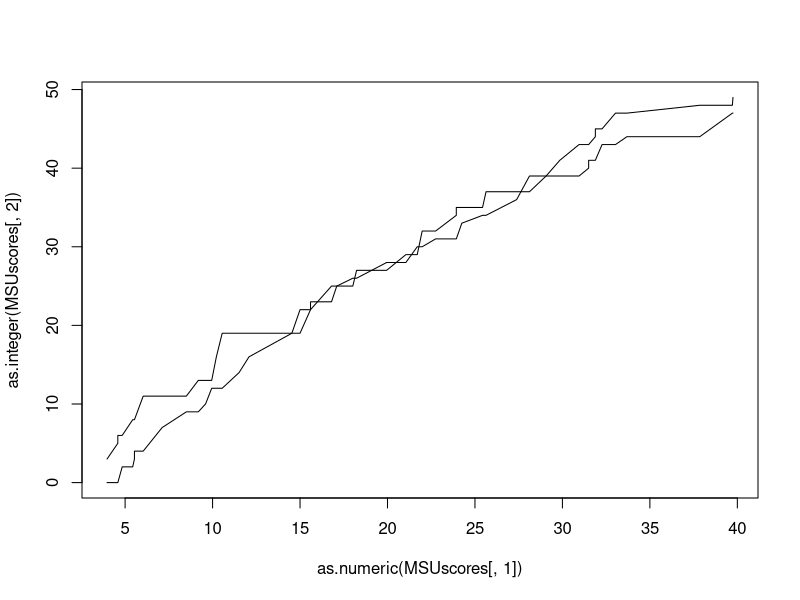

The R script that drew this image: (Note: this script raises an error after producing the figure.)
#create a cumulative score graph for UW and MSU from UWvMSU_1-22-13.txt
#set working directory with UWvMSU_1-22-13.txt file in directory
#create rawscores matrix with data from UWvMSU_1-22-13.txt
rawscores = read.table("UWvMSU_1-22-13.txt", header=TRUE)


#creating two variables to count the UW and MSU cumulative scores
UWcumulative = 0
MSUcumulative = 0
#creating two new empty matrices for the UW scres and MSU scores
UWscores = matrix(nrow = dim(rawscores)[1], ncol = 2)
MSUscores = matrix(nrow = dim(rawscores)[1], ncol = 2)


#loop
#examines each row for either UW or MSU score and then appropriately
#puts the time stamp and cumulative score into the UW or MSU score matrix 
for(i in 1:dim(rawscores)[1]){
  if(rawscores[i,2] == "UW"){
UWcumulative = UWcumulative + as.integer(rawscores[i,3])
UWscores[i,1] = rawscores[i,1]
UWscores[i,2] = UWcumulative
MSUscores[i,1] = rawscores[i,1]
MSUscores[i,2] = MSUcumulative
    
  }
  else if(rawscores[i,2] == "MSU"){
    MSUcumulative = MSUcumulative + as.integer(rawscores[i,3])
    MSUscores[i,1] = rawscores [i,1]
    MSUscores[i,2] = MSUcumulative
    UWscores[i,1] = rawscores[i,1]
    UWscores[i,2] = UWcumulative
    
    
  }
  
}
#plotting the cumulative MSU scores graph over time
plot(as.numeric(MSUscores[,1]), as.integer(MSUscores[,2]), type = "l")
#plotting the cumulative UW score graph over time
lines(UWscores[,1], UWscores[,2])


##part2
#generate random number between 1 and 100
print("I'm thinking of a number between 1-100")
randomnumber = sample (1:100)[1]
#accept input as guess 
print ("Enter Guess")
guess = as.integer(readline())

#loop
#compares guess to random number that is generated 10 times explaining whether 
#the guess is higher, lower, or is exactly the  the random number
#guess is prompted for 9 times through this for loop
for (i in 1:9){
if (guess<randomnumber){
  print ("Higher")
  
}
else if (guess>randomnumber) {
  
  
  print ("lower")
  
}

  
  else if(guess == randomnumber) {
  
  print("Correct!")
  break
  }
  print ("Enter Guess")
  guess = as.integer(readline())
  
  
  
  
}
  
  
#code to complete last check for 10th guess


  if (guess<randomnumber){
    print ("Higher")
    
  }
  #checking if guess is higher than random number
  if (guess>randomnumber) {
    
    
    print ("lower")
    
  }
  #checking if guess equals random number
  if (guess==randomnumber){
    
    print("Correct!")
  }



  
 
  
